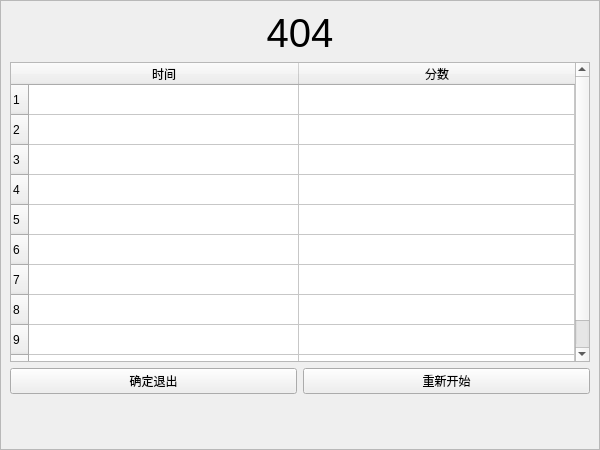
<?xml version="1.0" encoding="UTF-8"?>
<ui version="4.0">
 <class>ScoreBoard</class>
 <widget class="QWidget" name="ScoreBoard">
  <property name="geometry">
   <rect>
    <x>0</x>
    <y>0</y>
    <width>600</width>
    <height>450</height>
   </rect>
  </property>
  <property name="minimumSize">
   <size>
    <width>600</width>
    <height>450</height>
   </size>
  </property>
  <property name="maximumSize">
   <size>
    <width>600</width>
    <height>450</height>
   </size>
  </property>
  <property name="windowTitle">
   <string>Form</string>
  </property>
  <widget class="QFrame" name="frame">
   <property name="geometry">
    <rect>
     <x>0</x>
     <y>0</y>
     <width>600</width>
     <height>450</height>
    </rect>
   </property>
   <property name="minimumSize">
    <size>
     <width>600</width>
     <height>450</height>
    </size>
   </property>
   <property name="maximumSize">
    <size>
     <width>600</width>
     <height>450</height>
    </size>
   </property>
   <property name="frameShape">
    <enum>QFrame::StyledPanel</enum>
   </property>
   <property name="frameShadow">
    <enum>QFrame::Raised</enum>
   </property>
   <layout class="QGridLayout" name="gridLayout">
    <item row="1" column="0" colspan="2">
     <widget class="QTableWidget" name="scoreTable">
      <property name="enabled">
       <bool>true</bool>
      </property>
      <property name="minimumSize">
       <size>
        <width>580</width>
        <height>300</height>
       </size>
      </property>
      <property name="maximumSize">
       <size>
        <width>580</width>
        <height>300</height>
       </size>
      </property>
      <property name="rowCount">
       <number>10</number>
      </property>
      <attribute name="horizontalHeaderCascadingSectionResizes">
       <bool>false</bool>
      </attribute>
      <attribute name="horizontalHeaderDefaultSectionSize">
       <number>270</number>
      </attribute>
      <attribute name="horizontalHeaderShowSortIndicator" stdset="0">
       <bool>false</bool>
      </attribute>
      <attribute name="horizontalHeaderStretchLastSection">
       <bool>true</bool>
      </attribute>
      <attribute name="verticalHeaderStretchLastSection">
       <bool>false</bool>
      </attribute>
      <row>
       <property name="text">
        <string>1</string>
       </property>
      </row>
      <row>
       <property name="text">
        <string>2</string>
       </property>
      </row>
      <row>
       <property name="text">
        <string>3</string>
       </property>
      </row>
      <row>
       <property name="text">
        <string>4</string>
       </property>
      </row>
      <row>
       <property name="text">
        <string>5</string>
       </property>
      </row>
      <row/>
      <row/>
      <row/>
      <row/>
      <row/>
      <column>
       <property name="text">
        <string>时间</string>
       </property>
      </column>
      <column>
       <property name="text">
        <string>分数</string>
       </property>
      </column>
     </widget>
    </item>
    <item row="2" column="0">
     <widget class="QPushButton" name="okButton">
      <property name="text">
       <string>确定退出</string>
      </property>
     </widget>
    </item>
    <item row="2" column="1">
     <widget class="QPushButton" name="retryButton">
      <property name="enabled">
       <bool>true</bool>
      </property>
      <property name="text">
       <string>重新开始</string>
      </property>
     </widget>
    </item>
    <item row="3" column="1">
     <spacer name="verticalSpacer">
      <property name="orientation">
       <enum>Qt::Vertical</enum>
      </property>
      <property name="sizeHint" stdset="0">
       <size>
        <width>20</width>
        <height>49</height>
       </size>
      </property>
     </spacer>
    </item>
    <item row="0" column="0" colspan="2">
     <widget class="QLabel" name="scorelabel">
      <property name="font">
       <font>
        <pointsize>30</pointsize>
       </font>
      </property>
      <property name="text">
       <string>404</string>
      </property>
      <property name="alignment">
       <set>Qt::AlignCenter</set>
      </property>
     </widget>
    </item>
   </layout>
  </widget>
 </widget>
 <resources/>
 <connections/>
</ui>
